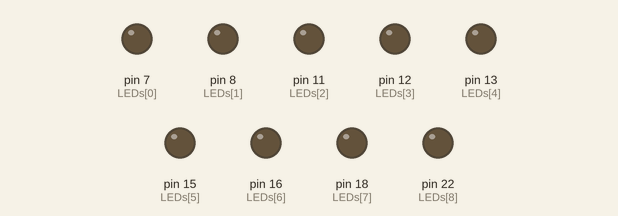
Recording of a program running on a simulated Raspberry Pi (header pin numbers). Parts: output pins drawn as LEDs (lit = HIGH). At 12.0 s the program stops and its outputs stay as they are.

Above: at 0.1 s.
At 2.1 s:
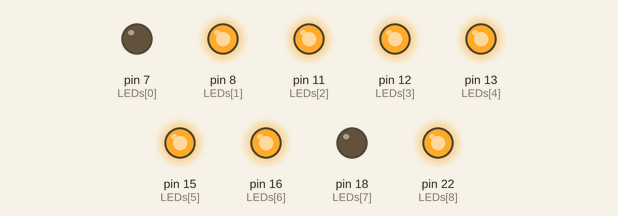
At 4.1 s:
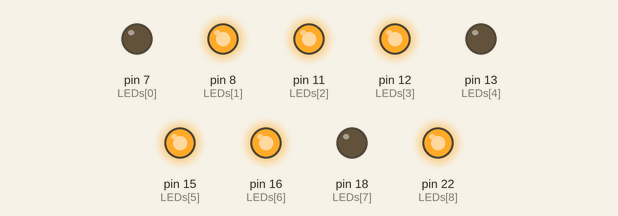
At 6.1 s:
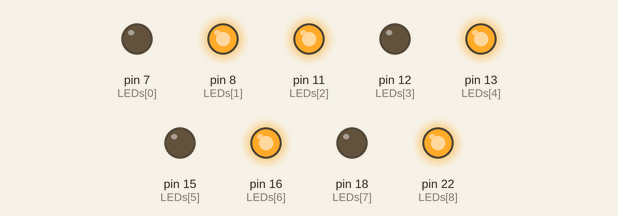
At 8.1 s:
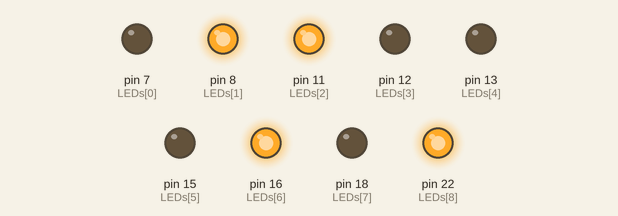
At 10.1 s:
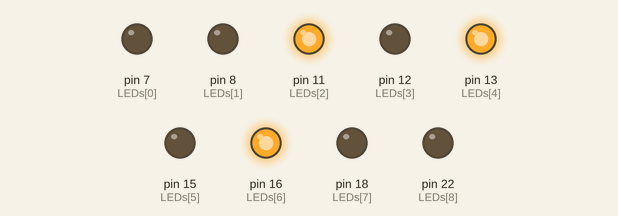
Timing chart, 0 to 13.5 s (numbered marks = the images above):
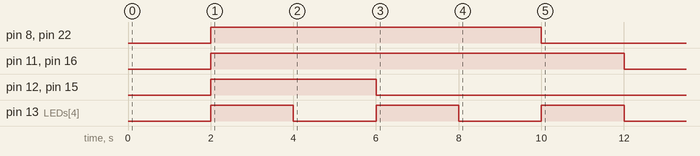

Measured:
- by itself, pin 8 (LEDs[1]), pin 22 (LEDs[8]): LOW → HIGH at 2.0 s, → LOW 8.0 s later
- by itself, pin 11 (LEDs[2]), pin 16 (LEDs[6]): LOW → HIGH at 2.0 s, → LOW 10.0 s later
- by itself, pin 12 (LEDs[3]), pin 15 (LEDs[5]): LOW → HIGH at 2.0 s, → LOW 4.0 s later
- by itself, pin 13 (LEDs[4]): alternates HIGH for 2.0 s and LOW for 2.0 s

The program:

dice_digit_test.py
```python
#!/usr/bin/env python
# Traffic Lights Demo Sequence
# Runs until Ctrl/C is pressed

# Must be run as root - sudo python TrafficLights.py

#PiDie LEDs are on physical pins as follows:
#    Led1: 7
#    Led2: 11
#    Led3: 12
#    Led4: 13
#    Led5: 15
#    Led6: 16
#    Led7: 18
#    Led8: 22
#    Led9: 8

#PiDie Buttons on physical pins as follows:
#    Red: 21
#    Green: 19
#    Yellow: 24
#    Blue: 26

import time, random, RPi.GPIO as GPIO

GPIO.setwarnings(False)
GPIO.setmode(GPIO.BOARD)

LEDs = [7,8,11,12,13,15,16,18,22]
NUMBER1 = [13]              #Led 4
NUMBER2 = [7,18]            #Led 1 and 7
NUMBER3 = [7,13,18]         #Led 1, 4 and 7
NUMBER4 = [7,12,15,18]      #Led 1, 3, 5 and 7
NUMBER5 = [7,12,13,15,18]   #Led 1, 3, 4, 5 and 7
NUMBER6 = [7,8,12,15,18,22] #Led 1, 3, 5, 7, 8 and 9

LEDOFF = 1
LEDON = 0

for pin_number in LEDs:
    GPIO.setup(pin_number, GPIO.OUT)

#Show 1 on the Dice
for pin_number in NUMBER1:
    GPIO.output (pin_number, LEDON)
time.sleep(2)
for pin_number in LEDs:
    GPIO.output (pin_number, LEDOFF)

#Show 2 on the Dice
for pin_number in NUMBER2:
    GPIO.output (pin_number, LEDON)
time.sleep(2)
for pin_number in LEDs:
    GPIO.output (pin_number, LEDOFF)

#Show 3 on the Dice
for pin_number in NUMBER3:
    GPIO.output (pin_number, LEDON)
time.sleep(2)
for pin_number in LEDs:
    GPIO.output (pin_number, LEDOFF)

#Show 4 on the Dice
for pin_number in NUMBER4:
    GPIO.output (pin_number, LEDON)
time.sleep(2)
for pin_number in LEDs:
    GPIO.output (pin_number, LEDOFF)

#Show 5 on the Dice
for pin_number in NUMBER5:
    GPIO.output (pin_number, LEDON)
time.sleep(2)
for pin_number in LEDs:
    GPIO.output (pin_number, LEDOFF)

#Show 6 on the Dice
for pin_number in NUMBER6:
    GPIO.output (pin_number, LEDON)
time.sleep(2)
for pin_number in LEDs:
    GPIO.output (pin_number, LEDOFF)

GPIO.cleanup()
```
